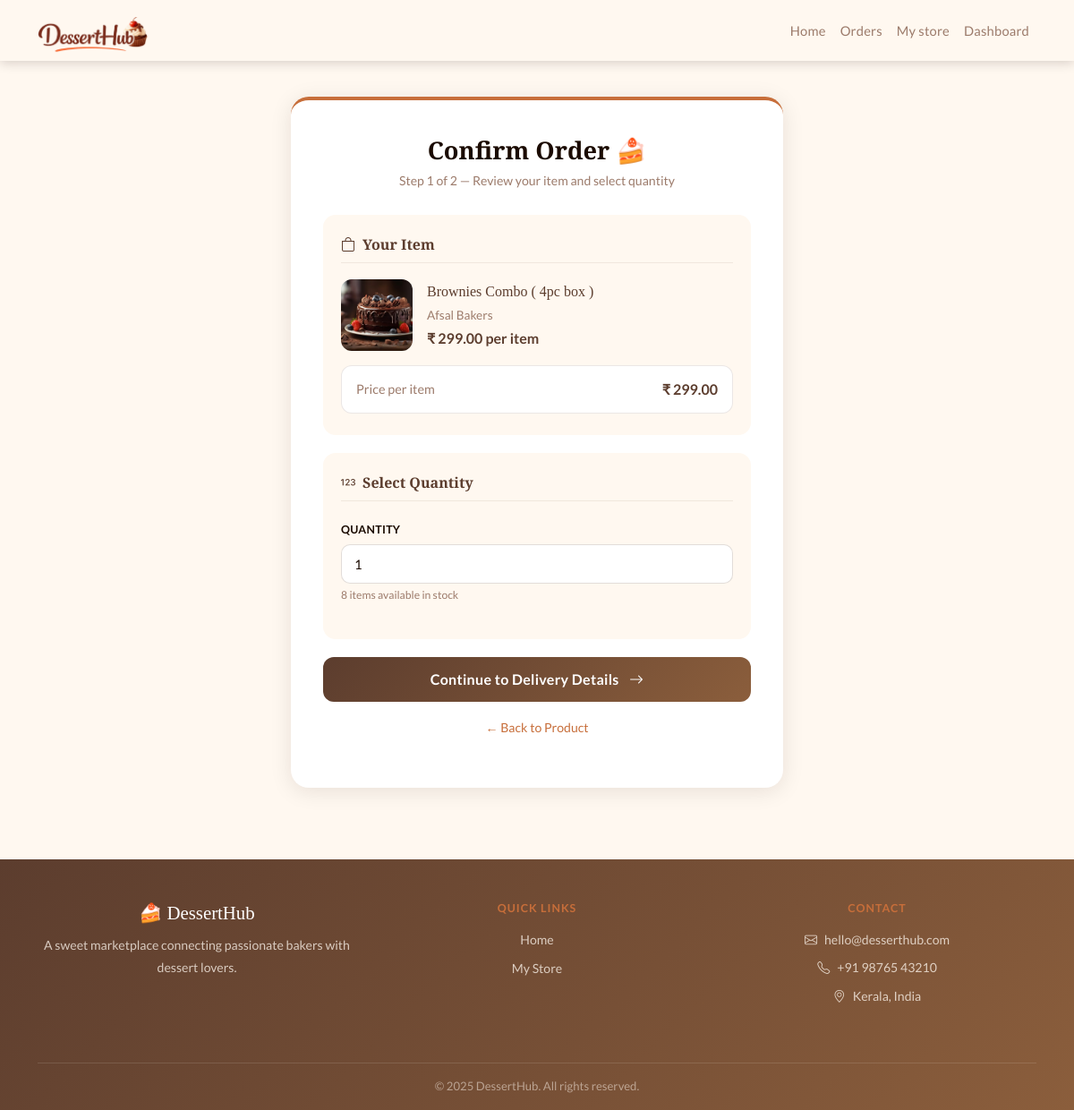
Screenshot of /place_order/3/ (signed in) with the database file from the repository.
### store/models.py (models this page shows, shortened)
class ProductImage(models.Model):
    product=models.ForeignKey(Product,on_delete=models.CASCADE,related_name='images')
    image=models.ImageField(upload_to='product_images/')

class Product(models.Model):
     baker=models.ForeignKey(User,on_delete=models.CASCADE)
     category=models.ForeignKey(Category,on_delete=models.CASCADE)
     name=models.CharField(max_length=100)
     description=models.TextField()
     price=models.DecimalField(max_digits=10,decimal_places=2)
     stock=models.PositiveIntegerField()
     created_at=models.DateTimeField(auto_now_add=True)
     updated_at=models.DateTimeField(auto_now_add=True)
     is_available=models.BooleanField(default=True)

### accounts/models.py (models this page shows, shortened)
class BakerProfile(models.Model):
    user = models.OneToOneField(User, on_delete=models.CASCADE, related_name='baker_profile')
    store_name= models.CharField(max_length=100,null=True, blank=True)
    description = models.TextField(null=True, blank=True)
    banner = models.ImageField(upload_to='banners/', null=True, blank=True)
    phone = models.CharField(max_length=15, null=True, blank=True)
    city = models.CharField(max_length=100, null=True, blank=True)
    state = models.CharField(max_length=100, null=True, blank=True)
    profile_pic = models.ImageField(upload_to='baker_profiles/', null=True, blank=True)
    business_type = models.CharField(max_length=20, choices=BUSINESS_TYPE_CHOICES, null=True, blank=True)
    accepts_custom_orders = models.BooleanField(default=False)
    fssai_number = models.CharField(max_length=20, null=True, blank=True)
    fssai_document = models.ImageField(upload_to='documents/fssai/', null=True, blank=True)
    gst_number = models.CharField(max_length=20, null=True, blank=True)
    years_of_experience = models.PositiveIntegerField(null=True, blank=True)
    aadhaar_number = models.CharField(max_length=12, null=True, blank=True)
    aadhaar_image_front = models.ImageField(upload_to='documents/aadhaar/', null=True, blank=True)
    aadhaar_image_back = models.ImageField(upload_to='documents/aadhaar/', null=True, blank=True)
    aadhaar_verified = models.BooleanField(default=False)
    is_verified = models.BooleanField(default=False)  # admin manually verifies
    created_at = models.DateTimeField(auto_now_add=True)

### orders/views.py (the view)
# urls.py: path('place_order/<int:id>/',views.place_orderfn,name='place_order'),
@login_required(login_url='/login/')
def place_orderfn(request, id):
    product = get_object_or_404(Product, id=id)
    if request.user == product.baker:
        messages.error(request, "You cannot order your own product.")
        return redirect(f'/product_detail/{product.id}/')
    if request.method == 'POST':
        form = OrderQuantityForm(request.POST)
        if form.is_valid():
            quantity = form.cleaned_data['quantity']
            if quantity > product.stock:
                messages.error(request, f'Only {product.stock} items available.')
                return render(request, 'orders/order_confirm.html', {'product': product, 'form': form})
            request.session['order_quantity'] = quantity
            request.session['order_product_id'] = product.id
            return redirect('/checkout/')
    else:
        form = OrderQuantityForm()
    return render(request, 'orders/order_confirm.html', {'product': product, 'form': form})

### orders/forms.py
class OrderQuantityForm(forms.Form):
    quantity = forms.IntegerField(
        min_value=1,
        widget=forms.NumberInput(attrs={
            'class': 'form-control auth-input',
            'value': '1',
        })
    )

### orders/templates/orders/order_confirm.html (shortened to what this page needs)
{% extends 'base.html' %}
{% load static %}
{% block style %}
    <link rel="stylesheet" href="{% static 'css/accounts/become_baker.css' %}">
    <link rel="stylesheet" href="{% static 'css/orders/orders.css' %}">
{% endblock %}
{% block content %}
<div class="become-wrapper">
    <div class="become-card">
        <div class="become-header">
            <h2 class="become-title">Confirm Order 🍰</h2>
            <p class="become-subtitle">Step 1 of 2 — Review your item and select quantity</p>
        </div>
        <div class="form-section">
            <h5 class="section-heading">
                <i class="bi bi-bag me-2"></i>Your Item
            </h5>
            <div class="d-flex align-items-center gap-3 mb-3">
                {% with product.images.first as img %}
                    {% if img %}
                        <img src="{{ img.image.url }}" alt="{{ product.name }}" class="order-product-img">
                    {% endif %}
                {% endwith %}
                <div>
                    <p class="order-product-name">{{ product.name }}</p>
                    <p class="order-product-store">{{ product.baker.baker_profile.store_name }}</p>
                    <p class="order-product-price">₹ {{ product.price }} per item</p>
                </div>
            </div>
            <div class="price-summary-box">
                <div class="price-summary-row">
                    <span class="price-summary-label">Price per item</span>
                    <span class="price-summary-value">₹ {{ product.price }}</span>
                </div>
            </div>
        </div>
        <form method="POST">
            <div class="form-section">
                <h5 class="section-heading">
                    <i class="bi bi-123 me-2"></i>Select Quantity
                </h5>
                <div class="mb-3">
                    <label class="form-label auth-label">Quantity</label>
                    {{ form.quantity }}
                    <small class="hint-text">{{ product.stock }} items available in stock</small>
                </div>
            </div>
            <button type="submit" class="auth-btn w-100">
                Continue to Delivery Details <i class="bi bi-arrow-right ms-2"></i>
            </button>
        </form>
        <p class="text-center mt-3">
            <a href="/product_detail/{{ product.id }}/" class="auth-link">← Back to Product</a>
        </p>
    </div>
</div>
{% endblock %}

### static/css/base.css (style rules this page uses)
:root { --primary: #5C3D2E; --secondary: #FFF8F0; --accent: #c76e3a; --dark: #1A0A00; --bg: #FFF8F0; --muted: #9C7B6B; --card-bg: #FFFFFF; --card-shadow: 0 4px 20px rgba(92, 61, 46, 0.10); --grad: linear-gradient(135deg, #5C3D2E 0%, #8B5E3C 100%); }
* { margin: 0; padding: 0; box-sizing: border-box; }
body { background-color: var(--bg); font-family: 'Lato', sans-serif; color: var(--dark); min-height: 100vh; display: flex; flex-direction: column; }

### static/css/accounts/become_baker.css (style rules this page uses)
.become-wrapper { min-height: 80vh; display: flex; align-items: flex-start; justify-content: center; padding: 40px 16px; }
.become-card { background: #ffffff; border-radius: 20px; padding: 40px 36px; box-shadow: 0 4px 24px rgba(30,10,0,0.10); width: 100%; max-width: 550px; border-top: 4px solid var(--accent); }
.become-header { text-align: center; margin-bottom: 28px; }
.become-title { font-family: 'Playfair Display', serif; font-size: 1.7rem; font-weight: 700; color: var(--dark); margin-bottom: 6px; }
.become-subtitle { font-size: 0.88rem; color: var(--muted); }
.form-section { background: var(--secondary); border-radius: 14px; padding: 24px 20px; margin-bottom: 20px; }
.section-heading { font-family: 'Playfair Display', serif; font-size: 1rem; font-weight: 700; color: var(--primary); margin-bottom: 18px; padding-bottom: 10px; border-bottom: 1px solid rgba(62,28,0,0.08); }
.auth-label { font-size: 0.78rem; font-weight: 600; color: var(--dark); margin-bottom: 6px; letter-spacing: 0.3px; text-transform: uppercase; }
.auth-input { background: #ffffff; border: 1px solid rgba(62,28,0,0.15); border-radius: 10px; padding: 10px 14px; font-size: 0.92rem; color: var(--dark); transition: border-color 0.2s, box-shadow 0.2s; }
.auth-input::placeholder { color: #b89880; font-size: 0.88rem; }
.hint-text { font-size: 0.76rem; color: var(--muted); margin-top: 4px; display: block; }
.auth-btn { display: block; width: 100%; background: var(--grad); color: #ffffff; font-size: 1rem; font-weight: 600; padding: 13px; border-radius: 12px; border: none; cursor: pointer; transition: opacity 0.2s, transform 0.15s; letter-spacing: 0.3px; }
.auth-link { color: var(--accent); font-size: 0.88rem; font-weight: 500; text-decoration: none; transition: color 0.2s; }

### static/css/orders/orders.css (style rules this page uses)
.order-product-img { width: 80px; height: 80px; object-fit: cover; border-radius: 12px; flex-shrink: 0; }
.order-product-name { font-family: 'Playfair Display', serif; color: var(--primary); margin: 0; font-size: 1rem; }
.order-product-store { color: var(--muted); font-size: 0.85rem; margin: 4px 0; }
.order-product-price { font-weight: 700; color: var(--primary); margin: 0; }
.price-summary-box { background: #ffffff; border-radius: 12px; padding: 14px 16px; border: 1px solid rgba(62, 28, 0, 0.1); }
.price-summary-row { display: flex; justify-content: space-between; align-items: center; }
.price-summary-label { color: var(--muted); font-size: 0.9rem; }
.price-summary-value { font-weight: 700; color: var(--primary); font-size: 1rem; }

### rows the page displays
ProductImage: image (picture)
Product: name "Brownies Combo ( 4pc box )", baker.baker_profile.store_name "Afsal Bakers", price "299.00", stock "8"
